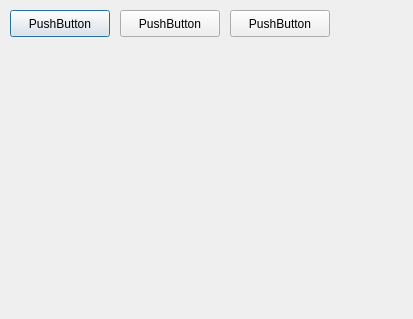
<?xml version="1.0" encoding="UTF-8"?>
<ui version="4.0">
 <class>Dialog</class>
 <widget class="QDialog" name="Dialog">
  <property name="geometry">
   <rect>
    <x>0</x>
    <y>0</y>
    <width>413</width>
    <height>319</height>
   </rect>
  </property>
  <property name="windowTitle">
   <string>Dialog</string>
  </property>
  <widget class="QPushButton" name="OpenWebCam">
   <property name="geometry">
    <rect>
     <x>10</x>
     <y>10</y>
     <width>100</width>
     <height>27</height>
    </rect>
   </property>
   <property name="text">
    <string>PushButton</string>
   </property>
  </widget>
  <widget class="QPushButton" name="OpenSlider">
   <property name="geometry">
    <rect>
     <x>120</x>
     <y>10</y>
     <width>100</width>
     <height>27</height>
    </rect>
   </property>
   <property name="text">
    <string>PushButton</string>
   </property>
  </widget>
  <widget class="QPushButton" name="pushButton_3">
   <property name="geometry">
    <rect>
     <x>230</x>
     <y>10</y>
     <width>100</width>
     <height>27</height>
    </rect>
   </property>
   <property name="text">
    <string>PushButton</string>
   </property>
  </widget>
 </widget>
 <resources/>
 <connections/>
</ui>
